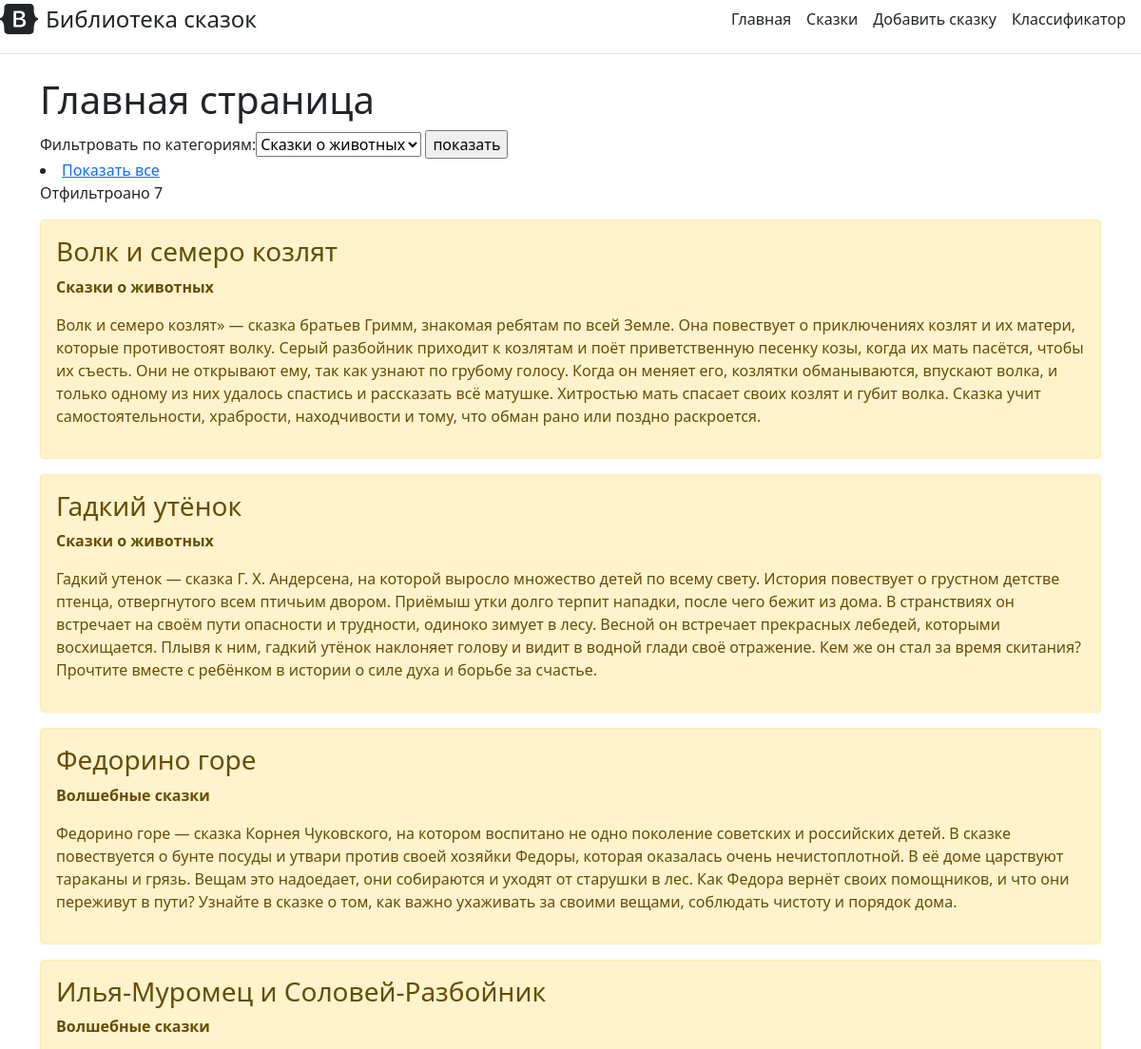
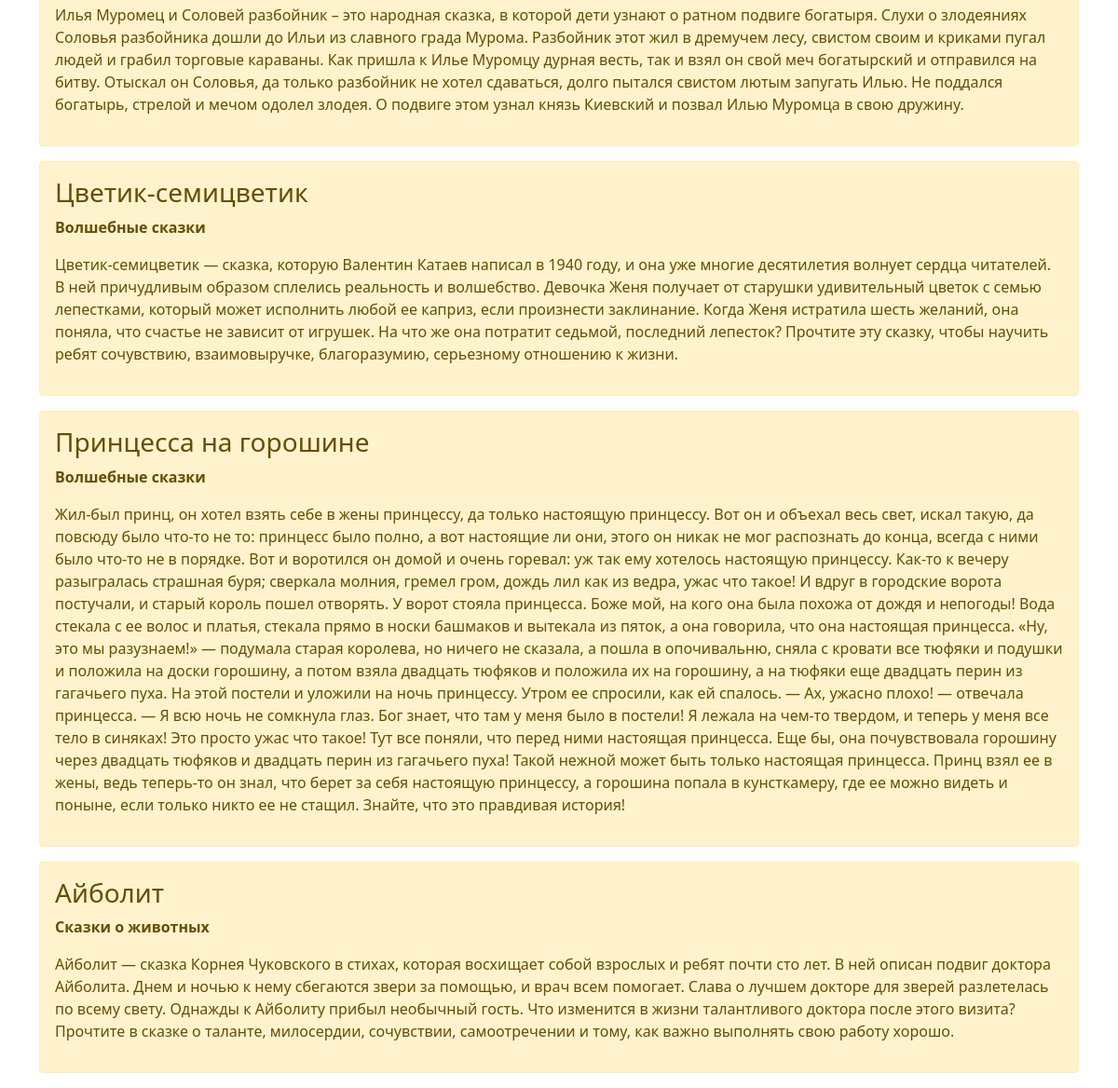
The page / on the database its author committed (2 pictures, top to bottom).
### main/models.py (models this page shows, shortened)
class Story(models.Model):
    title = models.CharField('Название', max_length=100)
    author = models.CharField('Автор', max_length=150)
    classif = models.CharField('Категория', max_length=150)
    story = models.TextField('Краткое содержание')
    objects = UserManager()
    class Meta:
        verbose_name = 'Сказка'
        verbose_name_plural = 'Сказки'

### main/views.py (the view, shortened to what this page needs)
# urls.py: path('', views.index, name='home'),
def index(request):
    tasks = Story.objects.all()
    count = tasks.count()
    choices = TagsModel.objects.all()
    answer = ''
    kateg = ''
    context = {
        'title': 'Главная страница сайта',
        'tasks': tasks,
        'choices': choices,
        'count': count,
    }
    return render(request, 'main/index.html', context)

### main/templates/main/index.html (shortened to what this page needs)
{% extends 'main/base.html' %}
{% block content %}
 <h1>Главная страница</h1>
<form method="post">
    <div class="dropdown-content">
     <form action="PageObjects" method="post">
           <tr><th><label for="id_filter_by">Фильтровать по категориям:  </label></th><td><select id="id_filter_by" name="filter_by" required>
        {% for temp in choices %}
         <option value="{{ temp.tagId }} ">{{ temp.tagName }}</option>
    {% endfor %}
</select>
            <input type="submit" value="показать">
</form>
       <li><a href="{% url 'showAll' %}">Показать все</a></li>
 </div>
    <label class="form-label">Отфильтроано {{count}} </label>
        {% if tasks %}
            {% for el in tasks %}
                <div class="alert alert-warning mt-2">
                    <h3>{{ el.title }}</h3>
                    <p><b>{{ el.classif }}</b></p>
                    <p>{{ el.story }}</p>
                </div>
            {% endfor %}
        {% else %}
            <p>Нет сказок</p>
        {% endif %}
    </div>
{% endblock %}

### main/templates/main/base.html (shortened to what this page needs)
<!doctype html>
<html lang="ru">
<head>
    <link rel="stylesheet" href="https://cdn.jsdelivr.net/npm/bootstrap@5.1.3/dist/css/bootstrap.min.css">
</head>
<body>
    <div class="d-flex flex-column flex-md-row align-items-center pb-3 mb-4 border-bottom">
      <a href="/" class="d-flex align-items-center text-dark text-decoration-none">
        <span class="fs-4">Библиотека сказок</span>
      </a>
      <nav class="d-inline-flex mt-2 mt-md-0 ms-md-auto">
        <a class="me-3 py-2 text-dark text-decoration-none" href="{% url 'home' %}">Главная</a>
        <a class="me-3 py-2 text-dark text-decoration-none" href="{% url 'about' %}">Сказки</a>
          <a class="me-3 py-2 text-dark text-decoration-none" href="{% url 'create' %}">Добавить сказку</a>
          <a class="me-3 py-2 text-dark text-decoration-none" href="{% url 'classify' %}">Классификатор</a>
      </nav>
    </div>
    <div class="container">
    {% block content %}{% endblock %}
</body>
</html>

### rows shown on the page
Story: title "Волк и семеро козлят", classif "Сказки о животных", story "Волк и семеро козлят» — сказка братьев Гримм, знакомая ребятам по всей Земле. Она повествует о приключениях козлят и их матери, которые противостоят волку. Серый разбойник приходит к козлятам и поёт приветственную песенку козы, когда их мать пасётся, чтобы их съесть. Они не открывают ему, так как узнают по грубому голосу. Когда он меняет его, козлятки обманываются, впускают волка, и только одному из них удалось спастись и рассказать всё матушке. Хитростью мать спасает своих козлят и губит волка. Сказка учит самостоятельности, храбрости, находчивости и тому, что обман рано или поздно раскроется."
Story: title "Гадкий утёнок", classif "Сказки о животных", story "Гадкий утенок — сказка Г. Х. Андерсена, на которой выросло множество детей по всему свету. История повествует о грустном детстве птенца, отвергнутого всем птичьим двором. Приёмыш утки долго терпит нападки, после чего бежит из дома. В странствиях он встречает на своём пути опасности и трудности, одиноко зимует в лесу. Весной он встречает прекрасных лебедей, которыми восхищается. Плывя к ним, гадкий утёнок наклоняет голову и видит в водной глади своё отражение. Кем же он стал за время скитания? Прочтите вместе с ребёнком в истории о силе духа и борьбе за счастье."
Story: title "Федорино горе", classif "Волшебные сказки", story "Федорино горе — сказка Корнея Чуковского, на котором воспитано не одно поколение советских и российских детей. В сказке повествуется о бунте посуды и утвари против своей хозяйки Федоры, которая оказалась очень нечистоплотной. В её доме царствуют тараканы и грязь. Вещам это надоедает, они собираются и уходят от старушки в лес. Как Федора вернёт своих помощников, и что они переживут в пути? Узнайте в сказке о том, как важно ухаживать за своими вещами, соблюдать чистоту и порядок дома."
Story: title "Илья-Муромец и Соловей-Разбойник", classif "Волшебные сказки", story "Илья Муромец и Соловей разбойник – это народная сказка, в которой дети узнают о ратном подвиге богатыря. Слухи о злодеяниях Соловья разбойника дошли до Ильи из славного града Мурома. Разбойник этот жил в дремучем лесу, свистом своим и криками пугал людей и грабил торговые караваны. Как пришла к Илье Муромцу дурная весть, так и взял он свой меч богатырский и отправился на битву. Отыскал он Соловья, да только разбойник не хотел сдаваться, долго пытался свистом лютым запугать Илью. Не поддался богатырь, стрелой и мечом одолел злодея. О подвиге этом узнал князь Киевский и позвал Илью Муромца в свою дружину."
Story: title "Цветик-семицветик", classif "Волшебные сказки", story "Цветик-семицветик — сказка, которую Валентин Катаев написал в 1940 году, и она уже многие десятилетия волнует сердца читателей. В ней причудливым образом сплелись реальность и волшебство. Девочка Женя получает от старушки удивительный цветок с семью лепестками, который может исполнить любой ее каприз, если произнести заклинание. Когда Женя истратила шесть желаний, она поняла, что счастье не зависит от игрушек. На что же она потратит седьмой, последний лепесток? Прочтите эту сказку, чтобы научить ребят сочувствию, взаимовыручке, благоразумию, серьезному отношению к жизни."
Story: title "Принцесса на горошине", classif "Волшебные сказки", story "Жил-был принц, он хотел взять себе в жены принцессу, да только настоящую принцессу. Вот он и объехал весь свет, искал такую, да повсюду было что-то не то: принцесс было полно, а вот настоящие ли они, этого он никак не мог распознать до конца, всегда с ними было что-то не в порядке. Вот и воротился он домой и очень горевал: уж так ему хотелось настоящую принцессу. Как-то к вечеру разыгралась страшная буря; сверкала молния, гремел гром, дождь лил как из ведра, ужас что такое! И вдруг в городские ворота постучали, и старый король пошел отворять. У ворот стояла принцесса. Боже мой, на кого она была похожа от дождя и непогоды! Вода стекала с ее волос и платья, стекала прямо в носки башмаков и…"
Story: title "Айболит", classif "Сказки о животных", story "Айболит — сказка Корнея Чуковского в стихах, которая восхищает собой взрослых и ребят почти сто лет. В ней описан подвиг доктора Айболита. Днем и ночью к нему сбегаются звери за помощью, и врач всем помогает. Слава о лучшем докторе для зверей разлетелась по всему свету. Однажды к Айболиту прибыл необычный гость. Что изменится в жизни талантливого доктора после этого визита? Прочтите в сказке о таланте, милосердии, сочувствии, самоотречении и тому, как важно выполнять свою работу хорошо."

### other values the page prints
{{ count }} "7"
form field filter_by "Сказки о животных"
